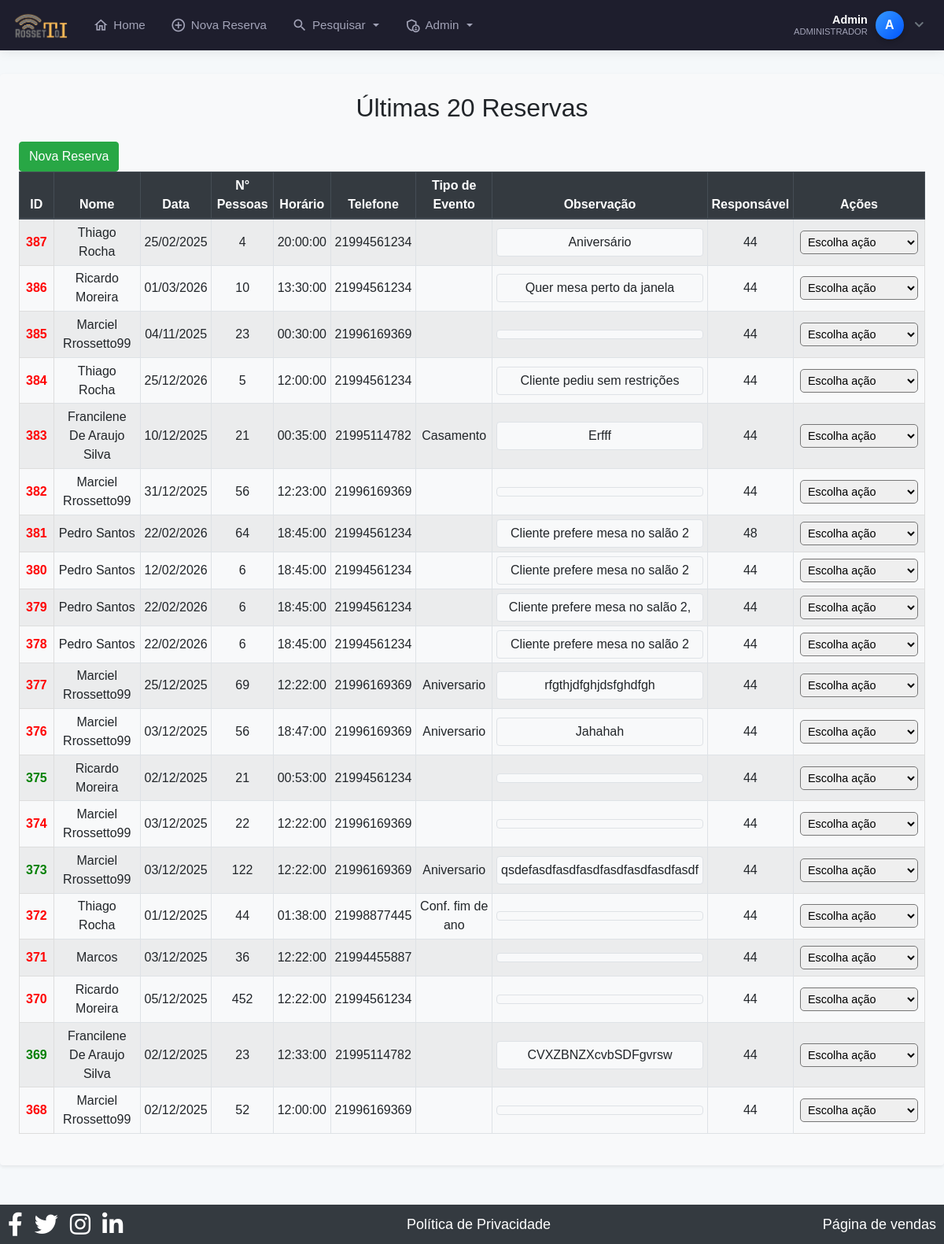
Page /ultimasReservas.php (signed in) on the committed database.
### tables this page shows
CREATE TABLE `clientes` (
  `id` int(11) NOT NULL AUTO_INCREMENT,
  `nome` varchar(100) NOT NULL,
  `data` date NOT NULL,
  `num_pessoas` int(11) NOT NULL,
  `horario` time NOT NULL,
  `telefone` varchar(255) DEFAULT NULL,
  `telefone2` varchar(255) DEFAULT NULL,
  `tipo_evento` varchar(50) NOT NULL,
  `forma_pagamento` varchar(50) NOT NULL,
  `valor_rodizio` int(11) DEFAULT NULL,
  `num_mesa` varchar(255) DEFAULT NULL,
  `observacoes` varchar(300) NOT NULL,
  `obsCliente` varchar(255) DEFAULT NULL,
  `data_emissao` datetime NOT NULL DEFAULT current_timestamp(),
  `status` tinyint(1) DEFAULT 1,
  `confirmado` tinyint(1) DEFAULT 0,
  `usuario_id` int(11) DEFAULT NULL,
  `motivo_cancelamento` varchar(255) DEFAULT NULL,
  PRIMARY KEY (`id`)
);

### ultimasReservas.php (the view, shortened to what this page needs)
<?php
require 'config.php';
require 'cabecalho.php';
?>
<div class="bg-light p-4 rounded shadow-sm mt-4">
    <h2 class="text-center mb-4">Últimas 20 Reservas</h2>
    <div class="table-responsive">
    <a href="adicionar_reserva.php" class="btn btn-success">
            <ion-icon name="add-circle-outline"></ion-icon> Nova Reserva
        </a>
        <table class="table table-striped table-bordered table-hover table-sm">
            <thead class="thead-dark">
                <tr>
                    <th>ID</th>
                    <th>Nome</th>
                    <th>Data</th>
                    <th>N° Pessoas</th>
                    <th>Horário</th>
                    <th>Telefone</th>
                    <th>Tipo de Evento</th>
                    <th>Observação</th>
                    <th>Responsável</th>
                    <th>Ações</th>
                </tr>
            </thead>
            <tbody>
            <?php
            $sql = "SELECT * FROM clientes ORDER BY id DESC LIMIT 20";
            $sql = $pdo->query($sql);
            if ($sql->rowCount() > 0) {
                foreach ($sql->fetchAll() as $reserva) {
                    $corId = ($reserva['confirmado'] == 1) ? 'green' : 'red';
                    $nome = ucwords(strtolower(htmlspecialchars($reserva['nome'])));
                    $telefone = preg_replace('/[^0-9]/', '', $reserva['telefone']);
                    $mensagem = "Olá " . htmlspecialchars($reserva['nome']) . "! Tudo bem? Aqui é da Churrascaria Verdanna! Estamos passando para confirmar sua reserva para " . $reserva['num_pessoas'] . " pessoas no dia " . date("d/m/Y", strtotime($reserva['data'])) . " às " . htmlspecialchars($reserva['horario']) . ". Se tudo estiver certo, me confirma com um OK. Agradecemos pela confiança ! Qualquer dúvida, estamos à disposição!";
                    $link_whatsapp = "https://wa.me/55$telefone?text=" . urlencode($mensagem);
                    echo '<tr>';
                    echo '<td class="id-column" style="border: 1px solid #ddd; padding: 8px; font-weight: bold; color: ' . $corId . ';">' . $reserva['id'] . ' </td>';                    echo '<td>' . htmlspecialchars($nome) . '</td>';
                    echo '<td>' . date("d/m/Y", strtotime($reserva['data'])) . '</td>';
                    echo '<td>' . htmlspecialchars($reserva['num_pessoas']) . '</td>';
                    echo '<td>' . htmlspecialchars($reserva['horario']) . '</td>';
                    echo '<td>' . htmlspecialchars($reserva['telefone']) . '</td>';
                    echo '<td>' . htmlspecialchars($reserva['tipo_evento']) . '</td>';
                    echo '<td>
                            <div class="obs-content">
                                ' . htmlspecialchars($reserva['observacoes']) . '
                            </div>
                          </td>';
                    echo '<td>' . htmlspecialchars($reserva['usuario_id']) . '</td>';
                    echo "<td style='border: 1px solid #ddd; padding: 8px;'>
                    <select onchange=\"window.location.href=this.value\"
                            style='width: 150px; padding: 5px; font-size: 0.9rem; border-radius: 5px;'>
                        <option value='' disabled selected>Escolha ação</option>
                        <option value='editar_reserva.php?id={$reserva['id']}'>Editar</option>
                        <option value='excluir_reserva.php?id={$reserva['id']}'>Excluir</option>
                        <option value='{$link_whatsapp}' target='_blank'>Confirmar</option>
                        <option value='obsCliente.php?id={$reserva['id']}'>Obs. Cliente</option>
                        <option value='ativar_reserva.php?id={$reserva['id']}'>Ativar Reserva</option>
                    </select>
                  </td>";
                    echo '</tr>';
                }
            }
            ?>
            </tbody>
        </table>
    </div>
</div>
<?php require 'rodape.php'; ?>

### cabecalho.php (shortened to what this page needs)
<?php
require 'config.php';
$nome_usuario = "Visitante";
$status = null;
$letra_avatar = "U";
if (isset($_SESSION['mmnlogin'])) {
    $user_id = $_SESSION['mmnlogin'];
    try {
        $sql = $pdo->prepare("SELECT nome, status, email FROM login WHERE id = :id");
        $sql->bindValue(':id', $user_id);
        $sql->execute();
        if ($sql->rowCount() > 0) {
            $usuario = $sql->fetch(PDO::FETCH_ASSOC);
            $nome_completo = ucwords(strtolower($usuario['nome']));
            $partes_nome = explode(' ', $nome_completo);
            $nome_usuario = $partes_nome[0];
            $status = $usuario['status'];
            $letra_avatar = strtoupper(substr($nome_usuario, 0, 1));
        }
    } catch (PDOException $e) {
    }
}
?>
<!DOCTYPE html>
<html lang="pt-br">
<head>
    <link rel="stylesheet" href="https://cdn.jsdelivr.net/npm/bootstrap@4.6.2/dist/css/bootstrap.min.css">
    <link rel="stylesheet" href="https://cdnjs.cloudflare.com/ajax/libs/font-awesome/6.5.0/css/all.min.css">
</head>
<body>
<nav class="navbar navbar-expand-lg navbar-dark fixed-top navbar-custom">
    <a class="navbar-brand mr-auto" href="index.php">
        <img src="./rossetto28.png" alt="Logo">
    </a>
    <div class="collapse navbar-collapse" id="menuPrincipal">
        <ul class="navbar-nav mr-auto ml-3">
            <li class="nav-item">
                <a class="nav-link" href="index.php">
                    <i class="material-icons-outlined">home</i> Home
                </a>
            </li>
            <li class="nav-item">
                <a class="nav-link" href="adicionar_reserva.php">
                    <i class="material-icons-outlined">add_circle_outline</i> Nova Reserva
                </a>
            </li>
            <li class="nav-item dropdown">
                <a class="nav-link dropdown-toggle" href="#" id="dropPesquisa" data-toggle="dropdown" aria-haspopup="true" aria-expanded="false">
                    <i class="material-icons-outlined">search</i> Pesquisar
                </a>
            </li>
            <?php if ($status == 1): ?>
            <li class="nav-item dropdown">
                <a class="nav-link dropdown-toggle" href="#" id="dropAdmin" data-toggle="dropdown" aria-haspopup="true" aria-expanded="false">
                    <i class="material-icons-outlined">admin_panel_settings</i> Admin
                </a>
            </li>
            <?php endif; ?>
        </ul>
        <ul class="navbar-nav d-none d-lg-flex align-items-center">
            <li class="nav-item dropdown">
                <div class="user-profile-widget" data-toggle="dropdown" aria-haspopup="true" aria-expanded="false">
                    <div class="user-info text-right">
                        <span class="user-name"><?= htmlspecialchars($nome_usuario) ?></span>
                        <span class="user-role"><?= ($status == 1) ? 'Administrador' : 'Colaborador' ?></span>
                    </div>
                    <div class="user-avatar">
                        <?= $letra_avatar ?>
                    </div>
                    <i class="fas fa-chevron-down text-muted ml-1" style="font-size: 0.8rem;"></i>
                </div>
            </li>
        </ul>
    </div>
</nav>
</body>
</html>

### cabecalho.php (style rules this page uses)
:root { --primary-bg: #1e1e2d; --active-color: #3699ff; --text-color: #a2a3b7; --text-hover: #ffffff; }
body { padding-top: 70px; background-color: #f5f8fa; }
.navbar-custom { background-color: var(--primary-bg); box-shadow: 0 0 15px rgba(0,0,0,0.1); padding: 0.5rem 1rem; }
.navbar-brand img { height: 35px; transition: transform 0.2s; }
.navbar-dark .navbar-nav .nav-link { color: var(--text-color); font-weight: 500; font-size: 0.95rem; display: flex; align-items: center; gap: 6px; padding: 0.8rem 1rem; border-radius: 6px; transition: all 0.2s ease; }
.material-icons-outlined { font-size: 20px; }
.user-profile-widget { cursor: pointer; padding: 5px 10px; border-radius: 50px; transition: background 0.2s; display: flex; align-items: center; gap: 10px; }
.user-avatar { width: 36px; height: 36px; background: linear-gradient(135deg, #3699ff, #0055ff); color: white; border-radius: 50%; display: flex; align-items: center; justify-content: center; font-weight: 700; font-size: 16px; box-shadow: 0 3px 6px rgba(0,0,0,0.2); }
.user-info { display: flex; flex-direction: column; line-height: 1.1; }
.user-name { color: white; font-weight: 600; font-size: 0.9rem; }
.user-role { color: var(--text-color); font-size: 0.7rem; text-transform: uppercase; }

### ultimasReservas.php (style rules this page uses)
.table th, .table td { text-align: center; vertical-align: middle; }
.thead-dark th { background-color: #343a40; color: #fff; }
.obs-content { max-height: 100px; overflow-y: auto; background-color: #f8f9fa; border: 1px solid #dee2e6; padding: 5px; border-radius: 4px; }

### rodape.php (style rules this page uses)
body { padding-bottom: 100px; margin: 0; font-family: Arial, sans-serif; }

### rows in the picture
clientes: id "387", nome "Thiago Rocha", data "25/02/2025", num_pessoas "4", horario "20:00:00", telefone "21994561234", observacoes "Aniversário", usuario "44"
clientes: id "386", nome "Ricardo Moreira", data "01/03/2026", num_pessoas "10", horario "13:30:00", telefone "21994561234", observacoes "Quer mesa perto da janela", usuario "44"
clientes: id "385", nome "Marciel Rrossetto99", data "04/11/2025", num_pessoas "23", horario "00:30:00", telefone "21996169369", usuario "44"
clientes: id "384", nome "Thiago Rocha", data "25/12/2026", num_pessoas "5", horario "12:00:00", telefone "21994561234", observacoes "Cliente pediu sem restrições", usuario "44"
clientes: id "383", nome "Francilene De Araujo Silva", data "10/12/2025", num_pessoas "21", horario "00:35:00", telefone "21995114782", tipo_evento "Casamento", observacoes "Erfff", usuario "44"
clientes: id "382", nome "Marciel Rrossetto99", data "31/12/2025", num_pessoas "56", horario "12:23:00", telefone "21996169369", usuario "44"
clientes: id "381", nome "Pedro Santos", data "22/02/2026", num_pessoas "64", horario "18:45:00", telefone "21994561234", observacoes "Cliente prefere mesa no salão 2", usuario "48"
clientes: id "380", nome "Pedro Santos", data "12/02/2026", num_pessoas "6", horario "18:45:00", telefone "21994561234", observacoes "Cliente prefere mesa no salão 2", usuario "44"
clientes: id "379", nome "Pedro Santos", data "22/02/2026", num_pessoas "6", horario "18:45:00", telefone "21994561234", observacoes "Cliente prefere mesa no salão 2,", usuario "44"
clientes: id "378", nome "Pedro Santos", data "22/02/2026", num_pessoas "6", horario "18:45:00", telefone "21994561234", observacoes "Cliente prefere mesa no salão 2", usuario "44"
clientes: id "377", nome "Marciel Rrossetto99", data "25/12/2025", num_pessoas "69", horario "12:22:00", telefone "21996169369", tipo_evento "Aniversario", observacoes "rfgthjdfghjdsfghdfgh", usuario "44"
clientes: id "376", nome "Marciel Rrossetto99", data "03/12/2025", num_pessoas "56", horario "18:47:00", telefone "21996169369", tipo_evento "Aniversario", observacoes "Jahahah", usuario "44"
clientes: id "375", nome "Ricardo Moreira", data "02/12/2025", num_pessoas "21", horario "00:53:00", telefone "21994561234", usuario "44"
clientes: id "374", nome "Marciel Rrossetto99", data "03/12/2025", num_pessoas "22", horario "12:22:00", telefone "21996169369", usuario "44"
clientes: id "373", nome "Marciel Rrossetto99", data "03/12/2025", num_pessoas "122", horario "12:22:00", telefone "21996169369", tipo_evento "Aniversario", observacoes "qsdefasdfasdfasdfasdfasdfasdfasdf", usuario "44"
clientes: id "372", nome "Thiago Rocha", data "01/12/2025", num_pessoas "44", horario "01:38:00", telefone "21998877445", tipo_evento "Conf. fim de ano", usuario "44"
clientes: id "371", nome "Marcos", data "03/12/2025", num_pessoas "36", horario "12:22:00", telefone "21994455887", usuario "44"
clientes: id "370", nome "Ricardo Moreira", data "05/12/2025", num_pessoas "452", horario "12:22:00", telefone "21994561234", usuario "44"
clientes: id "369", nome "Francilene De Araujo Silva", data "02/12/2025", num_pessoas "23", horario "12:33:00", telefone "21995114782", observacoes "CVXZBNZXcvbSDFgvrsw", usuario "44"
clientes: id "368", nome "Marciel Rrossetto99", data "02/12/2025", num_pessoas "52", horario "12:00:00", telefone "21996169369", usuario "44"

### other values in the picture
$nome_usuario "Admin"
$letra_avatar "A"
